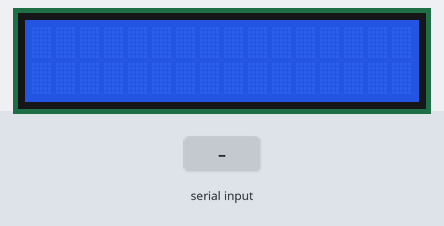
A sketch run on a simulated Arduino Uno, built with avr-gcc and run on an emulated ATmega328P. Shown: 16×2 character LCD. The test bench sets the inputs (shaded band).

Above: at 1.2 s.
1.3 s: "90,45\n" received over Serial
At 1.7 s:
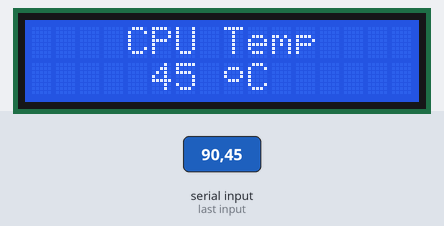
2.8 s: "30,150\n" received over Serial
At 4.1 s:
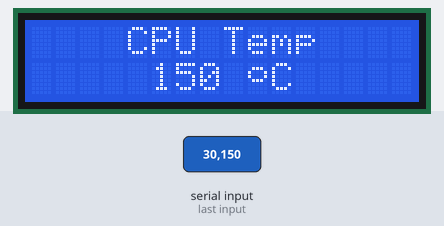
Timing chart, 0 to 5.8 s (numbered marks = the images above; inputs shaded):
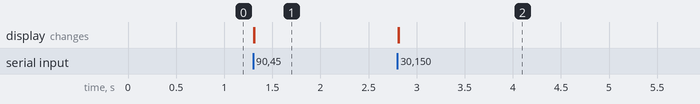

The sketch:

TemperatureDisplay.ino
```cpp
//Carrega a biblioteca LiquidCrystal
#include <LiquidCrystal.h>

//Define os pinos que serão utilizados para ligação ao display
LiquidCrystal lcd(12, 11, 5, 4, 3, 2);
 byte grau[8] = {
    0b00000,
    0b01110,
    0b10001,
    0b10001,
    0b01110,
    0b00000,
    0b00000,
    0b00000
  };
void setup()
{
  lcd.begin(16, 2);
  Serial.begin(9600);


  // Carregar o caractere customizado para a posição 0
  lcd.createChar(0, grau);
}

void loop()
{
  if(Serial.available()){
    int temperature = Serial.parseInt();
    if(temperature == 0){
      return;
    }
    lcd.clear();
    lcd.setCursor(4, 0);
    lcd.print("CPU Temp");
    lcd.setCursor(5, 1);
    lcd.print(temperature);
    lcd.print(" ");
    lcd.write(byte(0));  // Exibe o símbolo de grau
    lcd.print("C");
  }

}
```

Measured:
- after the input at 1.3 s, the display: first changes at once (image 1 shows a later state)
- after the input at 2.8 s, the display: first changes at once (image 2 shows a later state)
